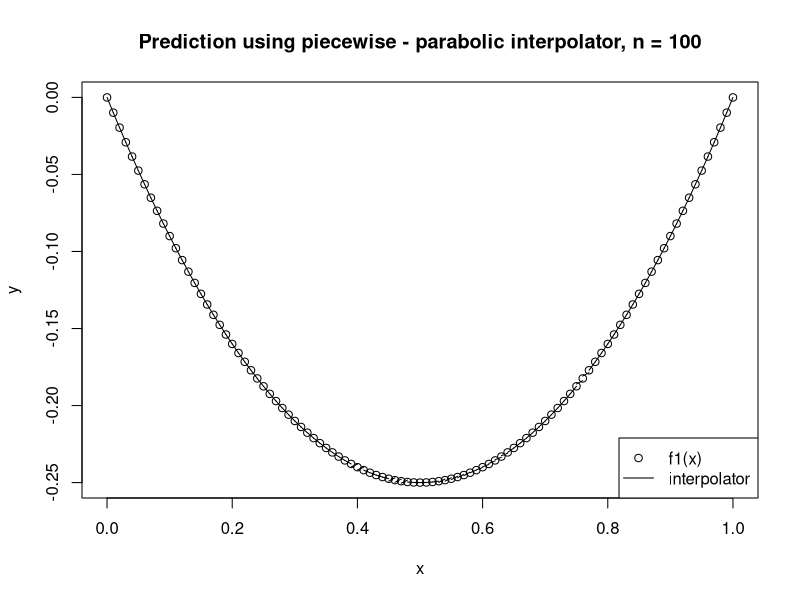

The R script that drew this image:
#########
### 1 ###
#########

# Functional
interp_fn <- function(boundaries, par){
  result <- c()
  for (i in 1:length(boundaries)){
    result[i] = c(par[1] + par[2] * boundaries[i] + (par[3] * boundaries[i]^2))
  }
  return(result)
}


min_se <- function(boundaries, par, target_fn){

  t_f = target_fn(boundaries)
  i_f = interp_fn(boundaries, par)
  sse = sum((t_f - i_f)^2)
  return(sse)
}


approximate <- function(boundaries, target_fn){
  optimized <- optim(par=c(0,0,0), fn=min_se, target_fn=target_fn, boundaries=boundaries)
  return(optimized$par)
}



#########
### 2 ###
#########


approximate_cut <- function(n, fn){
  interval <- seq(0, 1, length.out = n+1)
  interval_targets = list()
  for (i in 1:length(interval)) {
    first_val = interval[i]
    if (first_val == 1){stop}
    else{
      second_val = interval[i+1]
      mid_val = interval[i] + ((second_val - first_val) / 2)
      boundaries = c(first_val, mid_val, second_val)
      # print(boundaries)
      interval_targets = append(interval_targets, list(approximate(boundaries, fn)))
    }
  }
  return(interval_targets)
}



#########
### 3 ###
#########

f_1 <- function(x) {
  y = -x * (1-x)
  return(y)
}

f_2 <- function(x) {
  y = -x * sin(10 * pi * x)
  return(y)
}

# interp_fn <- function(boundaries, par) {
#   result <- c()
#   for (i in 1:length(boundaries)){
#     result[i] = c(par[1], par[2] * boundaries[i], (par[3] * boundaries[i]^2))
#   }
#   return(result)
# }


x <- seq(0, 1, by = 0.01)
plot(x,f_1(x), main="Prediction using piecewise - parabolic interpolator, n = 100", ylab = "y")

test <- approximate_cut(100, f_1)
scale <- 1/length(test)
for (i in 1:length(test)) {
  x <- seq((scale*i)- scale, scale*i, by = 0.01/length(test))
  yint <- sapply(x, interp_fn, par = test[[i]])
  lines(x,yint)
}

legend("bottomright", legend=c("f1(x)", "interpolator"), lty=c(NA,1),pch=c(1,NA))



################
### Martynas ###
################

interpolator <- function(a, x){
  X <- as.matrix(c(1, x, x^2), ncol = 1 )
  return(as.vector(a %*% X))
}

SSE <- function(x, a, method1, method2){
  real <- sapply(x, method1)
  pred <- sapply(x, method2, a = a)
  return(sum((real-pred)^2))
}

optimiser <- function(x, method){
  aInit <- c(0, 0, 0)
  res <- optim(aInit, SSE, x = x, method1 = method, method2 = interpolator)
  return(res$par)
}

aproximate <- function(n, method){
  scale <- 1/n
  midVal <- scale / 2
  result <- list()
  for (i in 1:n) {
    x <- c((scale*i)-scale, (scale * i) - midVal, scale * i)
    result <- append(result, list(optimiser(x, method)))
  }
  return(result)
}
# 
# x <- seq(0, 1, by = 0.01)
# plot(x,f_1(x), main="Prediction using piecewise - parabolic interpolator, n = 100", ylab = "y")
# 
# test <- aproximate(100, f_1)
# scale <- 1/length(test)
# for (i in 1:length(test)) {
#   x <- seq((scale*i)- scale, scale*i, by = 0.01/length(test))
#   yint <- sapply(x, interpolator, a = test[[i]])
#   lines(x,yint)
# }
# 
# legend("bottomright", legend=c("f1(x)", "interpolator"), lty=c(NA,1),pch=c(1,NA))